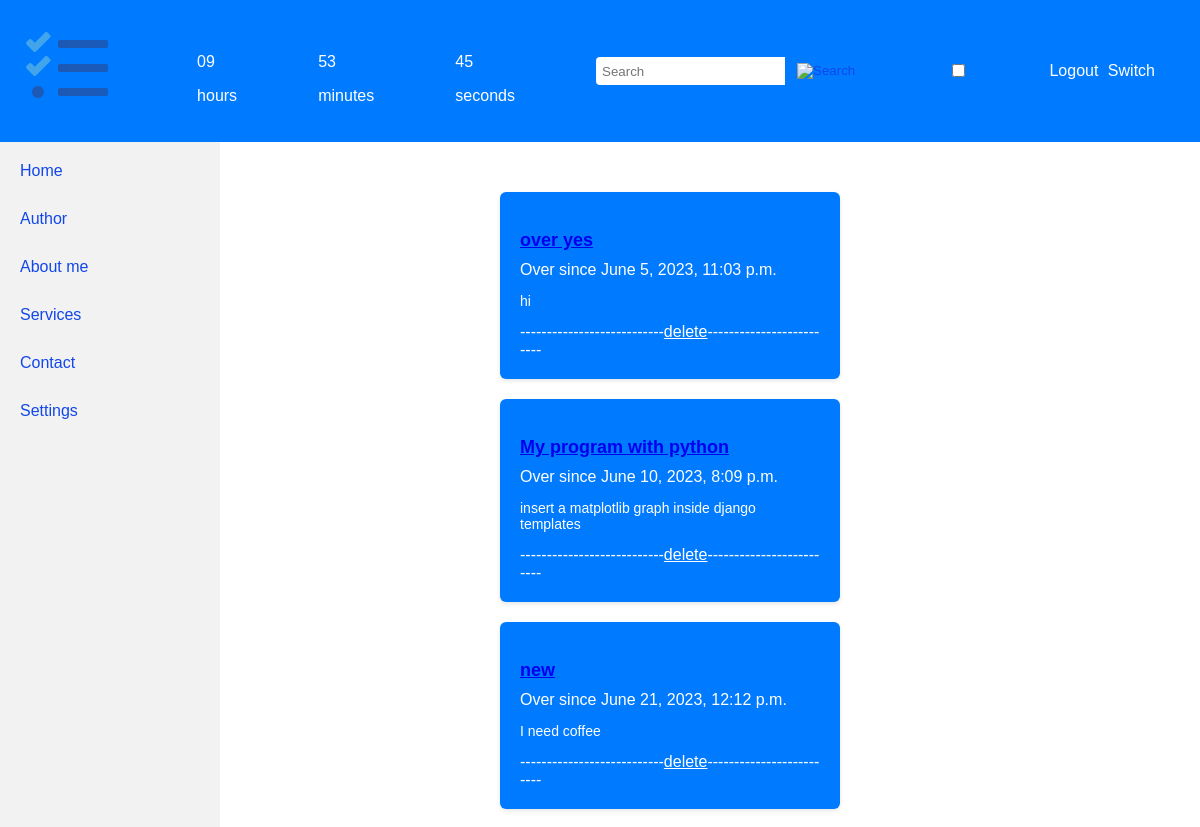
The page / (signed in, upper part) on the database as committed earlier.
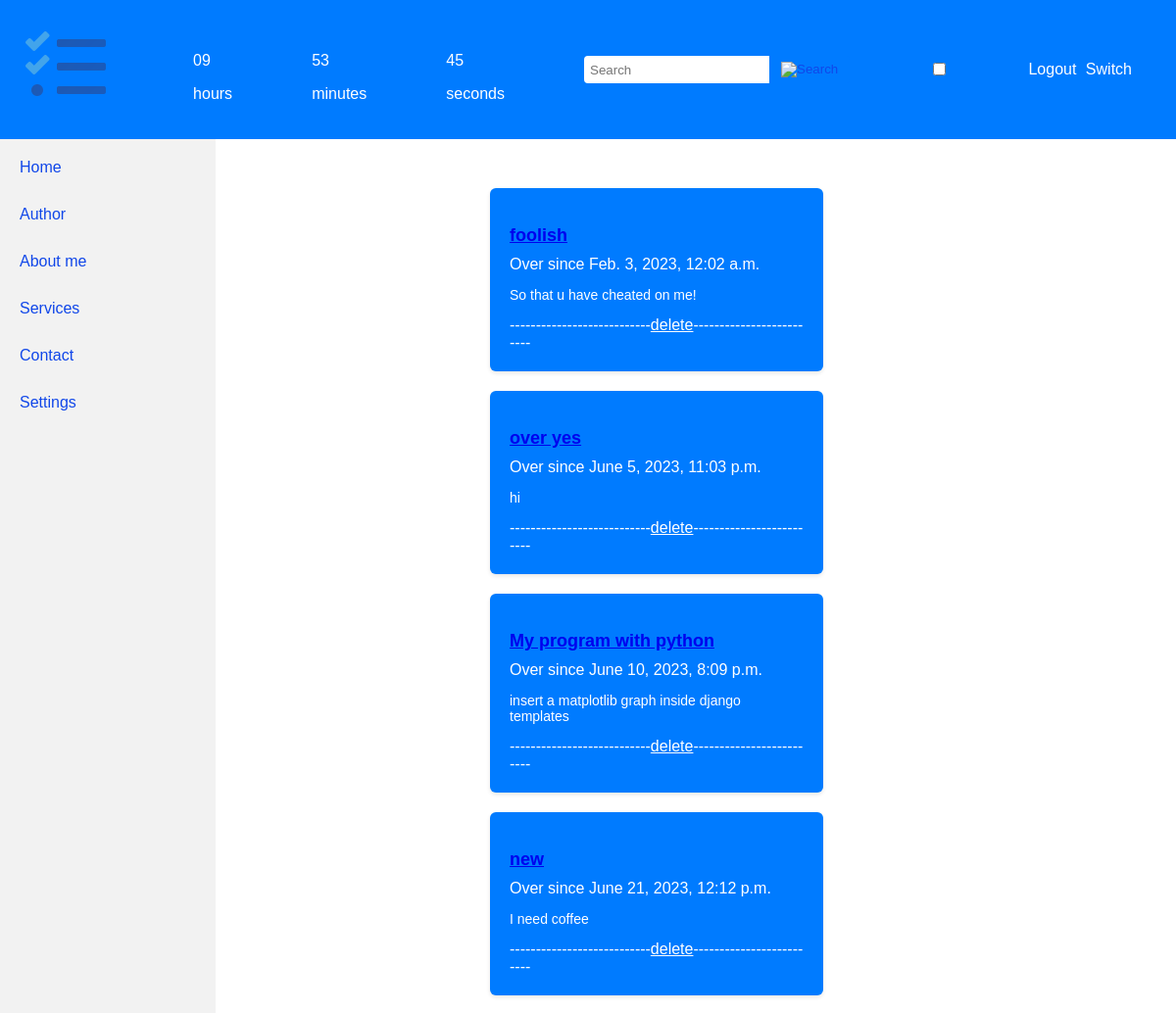
The same page on the database as committed later.
### principal/models.py (models this page shows, shortened)
class Annotation(models.Model):
    account = models.ForeignKey(User, null=True, blank=False, on_delete=models.SET_NULL)
    name = models.CharField(max_length=45)
    description = models.TextField()
    deadline = models.DateTimeField()  # format("YYYY-MM-DD\ HH:mn:sc")
    reminder = models.TimeField()  # format("HH:Mn:Sc")
    over = models.BooleanField(default=False)
    like = models.ManyToManyField(User, related_name='fan_zone',  blank=True, null=True)
    unlike = models.ManyToManyField(User, related_name='contests', blank=True, null=True)
    objects = models.Manager()
    def __str__(self) -> str:
        return f'{self.id}-----{self.name}-------{self.deadline.date()}'

### principal/views.py (the view, shortened to what this page needs)
# urls.py: path('', generated, name='entry'),
@sync_to_async()
def generated(request, annotation_id=0):
    if request.user.username:
        nature: str = "Add"
        advice: str = "Getting connection to openai..."
        length: float = 0
        timing: str = ''
        qs = Annotation.objects.filter(account=request.user).order_by("deadline")
        for note in qs:
            coming_deadline = note.deadline
            delta = datetime.datetime(year=coming_deadline.year, month=coming_deadline.month,
                                      day=coming_deadline.day, hour=coming_deadline.hour,
                                      minute=coming_deadline.minute, second=coming_deadline.second, microsecond=0)
            if (delta - datetime.datetime.now()).total_seconds() < 0 and note.over is False:
                print(note)
                note.over = True
            elif (delta - datetime.datetime.now()).total_seconds() > 0 and note.over:
                note.over = False
            note.save()
        if request.method == 'POST':
            if annotation_id == 0:
                desc = request.POST['description']
                form = Annotation.objects.create(
                    account=request.user,
                    name=request.POST['name'],
                    deadline=request.POST['deadline'],
                    reminder=request.POST['reminder'], description=desc,
                    over=False
                )  # create
                deadline = datetime.datetime(year=int(request.POST['deadline'][0:3]),
                                             month=int(request.POST['deadline'][5:7]),
                                             day=int(request.POST['deadline'][8:10]),
                                             hour=int(request.POST['deadline'][11:13]),
                                             minute=int(request.POST['deadline'][14:16]),
                                             second=10, microsecond=10)
                if (deadline - datetime.datetime.now()).total_seconds() > 0:
                    over = False  # temps impartie finie
                else:
                    over = True
                form.over = over
                form.save()
                return HttpResponseRedirect(reverse('main:entry'))
            else:
                nature = 'change'
                note = Annotation.objects.get(id=annotation_id)
                form = AnnotationForm(request.POST, instance=note)
                if form.is_valid():
                    form.save()
                return HttpResponseRedirect(reverse('main:entry'))
        elif request.method == 'GET':
            if annotation_id == 0:
                form = AnnotationForm()  # create
            return render(request, template_name='principal/generat.html', context={  # 'principal/timer.html'
                "dj": qs,
                "form": form,
                "type": nature,
                "advice": advice,
                "length": length,
                "timing": timing,
            }
                          )
    elif request.user:  # new_User_or_Anonymous
        qs = User.objects.all()  # async filter(is_active=True, good_stat)
        """ matplotlib(user, login) """
        return render(request, template_name='./principal/generat.html', context={"dj": qs})

### principal/templates/principal/generat.html (shortened to what the changed rows need)
<!DOCTYPE html>
<html lang="en">
<head>
    {% load static %}{% load i18n %}
    <link rel="stylesheet" href="{% static './styles/generat.css' %}">
</head>
<body>
    <div class="sidebar-container">
        <main>
                {% if res %}
                        {% for r in res %}
                            <div class="results-card not-visible" id="results-box">
                                {% if r.email %}
                                    <div class="card white">
                                        <div class="card-header">
                                            <div class="countdown">{% if r.is_active %} Available {% else %} Not available {% endif %}</div>
                                        </div>
                                        <div class="card-body">
                                             <a href="{% url 'main:visiting' r.id %}"><h3>USER: {{ r.username }}</h3></a>
                                            <p>{{ r.email }}</p>
                                        </div>
                                    </div>
                                {% else %}
                                    <div class="card blue">
                                        <div class="card-header">
                                            <a href="{% url 'main:change' r.id %}"><div class="countdown">NOTE: {{ r.name }}</div></a>
                                        </div>
                                        <div class="card-body"><a href=""><h3>from: {{ r.account }}</h3></a>
                                            <p>{{ r.description }}</p>
                                        </div>
                                    </div>
                                {% endif %}
                            </div>
                        {% endfor %}
                {% else %}
                        {% if request.user.username %}
                            {% for i in dj %}
                                {% if not i.is_even %}
                                    <div class="card blue">
                                        <div class="card-header">
                                            <a href="{% url 'main:change' i.id %}">
                                                <h3> {{ i.name }} </h3>
                                            </a>
                                            {% if i.over %}
                                                Over since {{ i.deadline }}
                                            {% else %}
                                                {% block clock %}{% endblock %}
                                            {% endif %}
                                        </div>
                                        <div class="card-body">
                                            <p>
                                                {{ i.description }}
                                            </p>
                                        </div>
                                    ---------------------------<a style="color:white" href="{% url 'main:delete' i.id %}">delete</a>-------------------------
                                    </div>
                                {% endif %}
                            {% endfor %}
                        {% endif %}
                {% endif %}
        </main>
    </div>
</body>
</html>

Rows that differ between the two databases and show on the page:
added Annotation: name "foolish", deadline "Feb. 3, 2023, 12:02 a.m.", description "So that u have cheated on me!"
